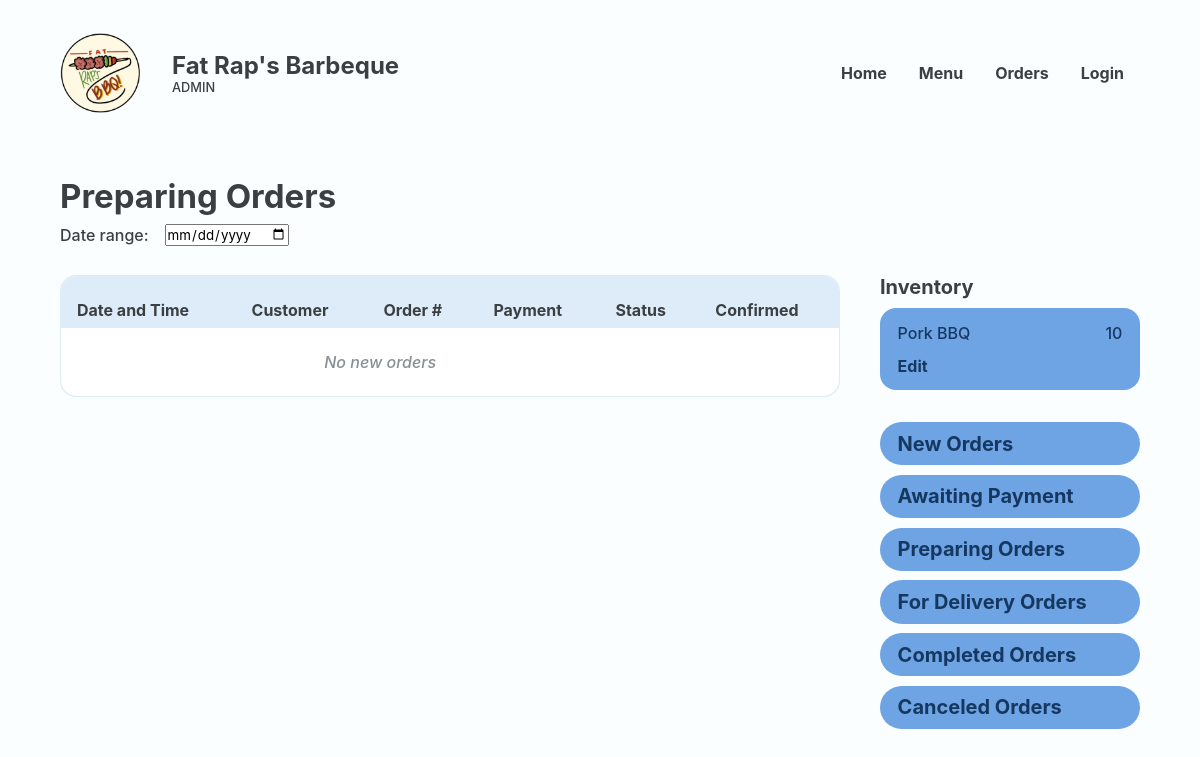
The page /Website/admin-preparing-orders.php on the database as committed earlier.
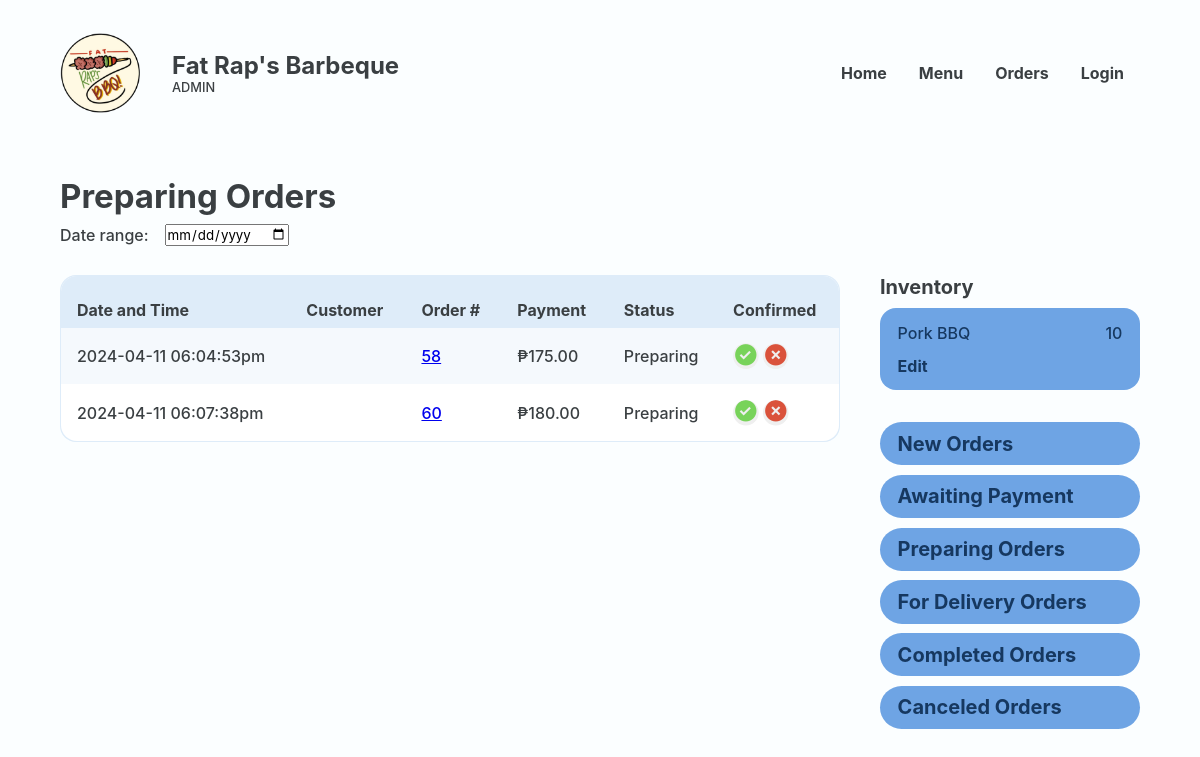
The same page on the database as committed later.
### tables this page shows
CREATE TABLE `placed_order` (
  `PLACED_ORDER_ID` int(18) UNSIGNED NOT NULL,
  `PRSN_ID` int(18) NOT NULL,
  `CUS_NAME` varchar(20) NOT NULL,
  `CUS_NUMBER` varchar(11) NOT NULL,
  `CUS_EMAIL` varchar(35) NOT NULL,
  `PLACED_ORDER_DATE` varchar(50) NOT NULL,
  `PLACED_ORDER_TOTAL` decimal(10,2) NOT NULL,
  `DELIVERY_ADDRESS` varchar(255) NOT NULL,
  `DELIVERY_DATE` varchar(50) NOT NULL,
  `PLACED_ORDER_STATUS` varchar(50) NOT NULL,
  `PLACED_ORDER_CONFIRMATION` varchar(50) NOT NULL,
  `PLACED_ORDER_TRACKER` varchar(16) NOT NULL,
  `PLACED_ORDER_NOTE` varchar(50) NOT NULL,
  `REFERENCE_NUMBER` varchar(50) NOT NULL,
  `GUEST_ORDER_IDENTIFIER` varchar(50) NOT NULL
);

### Website/admin-preparing-orders.php (the view, shortened to what the changed rows need)
<?php
@include 'constants.php';
?>
<!DOCTYPE html>
<html lang="en">
<head>
    <link rel="stylesheet" href="header-styles.css">
    <link rel="stylesheet" href="admin-styles.css">
    <link href='https://unpkg.com/boxicons@2.1.4/css/boxicons.min.css' rel='stylesheet'>
</head>
<body>
    <header class="backend">
        <div class="header-container">
            <div class="website-title">
                <div class="text">
                    <h1>Fat Rap's Barbeque</h1>
                </div>
            </div>
        </div>
    </header>
    <main>
        <section class="section" id="orders-page">
            <div class="container">
                <div class="section-heading">
                    <h2>Preparing Orders</h2>
                </div>
                <section class="with-side-menu">
                    <section class="main-section table-wrapper">
                        <table class="alternating">
                            <tr>
                                <th class="header">Date and Time</th>
                                <th class="header">Customer</th>
                                <th class="header">Order #</th>
                                <th class="header">Payment</th>
                                <th class="header">Status</th>
                                <th class="header">Confirmed</th>
                            </tr>
                            <?php
                            $sql = "SELECT * FROM placed_order WHERE PLACED_ORDER_STATUS = 'Preparing'";
                            $res = mysqli_query($conn, $sql);
                            $count = mysqli_num_rows($res);
                            if ($count > 0) {
                                while ($row = mysqli_fetch_assoc($res)) {
                                    $PLACED_ORDER_ID = $row['PLACED_ORDER_ID'];
                                    $CUS_NAME = $row['CUS_NAME'];
                                    $PLACED_ORDER_DATE = $row['PLACED_ORDER_DATE'];
                                    $PLACED_ORDER_TOTAL = $row['PLACED_ORDER_TOTAL'];
                                    $PLACED_ORDER_STATUS = $row['PLACED_ORDER_STATUS'];
                            ?>
                                    <tr>
                                        <td data-cell="Date and Time"><?php echo $PLACED_ORDER_DATE ?></td>
                                        <td data-cell="customer"><?php echo $CUS_NAME ?></td>
                                        <td data-cell="Order #"><a href="<?php echo SITEURL ?>admin-order-details.php?PLACED_ORDER_ID=<?php echo $PLACED_ORDER_ID; ?>"><?php echo $PLACED_ORDER_ID ?></a></td>
                                        <td data-cell="Payment">₱<?php echo $PLACED_ORDER_TOTAL ?></td>
                                        <td data-cell="Status"><?php echo $PLACED_ORDER_STATUS ?></td>
                                        <td data-cell="Confimed">
                                            <div class="btn-wrapper">
                                                <form method="POST">
                                                    <button class="btn-check" name="confirmed"><i class='bx bxs-check-circle'></i></button>
                                                    <button class="btn-cross" name="not-confirmed"><i class='bx bxs-x-circle'></i></button>
                                                </form>
                                            </div>
                                        </td>
                                    </tr>
                                <?php
                                }
                            } else {
                                ?>
                                <tr>
                                    <td colspan="5" class="error">No new orders</td>
                                </tr>
                            <?php
                            }
                            ?>
                        </table>
                    </section>
                </section>
            </div>
        </section>
    </main>
</body>
</html>

Rows that differ between the two databases and show on the page:
added placed_order: PLACED_ORDER_DATE "2024-04-11 06:04:53pm", PLACED_ORDER_ID "58", PLACED_ORDER_TOTAL "175.00", PLACED_ORDER_STATUS "Preparing"
added placed_order: PLACED_ORDER_DATE "2024-04-11 06:07:38pm", PLACED_ORDER_ID "60", PLACED_ORDER_TOTAL "180.00", PLACED_ORDER_STATUS "Preparing"
Other text that changed with them:
text no longer shown: "No new orders"
